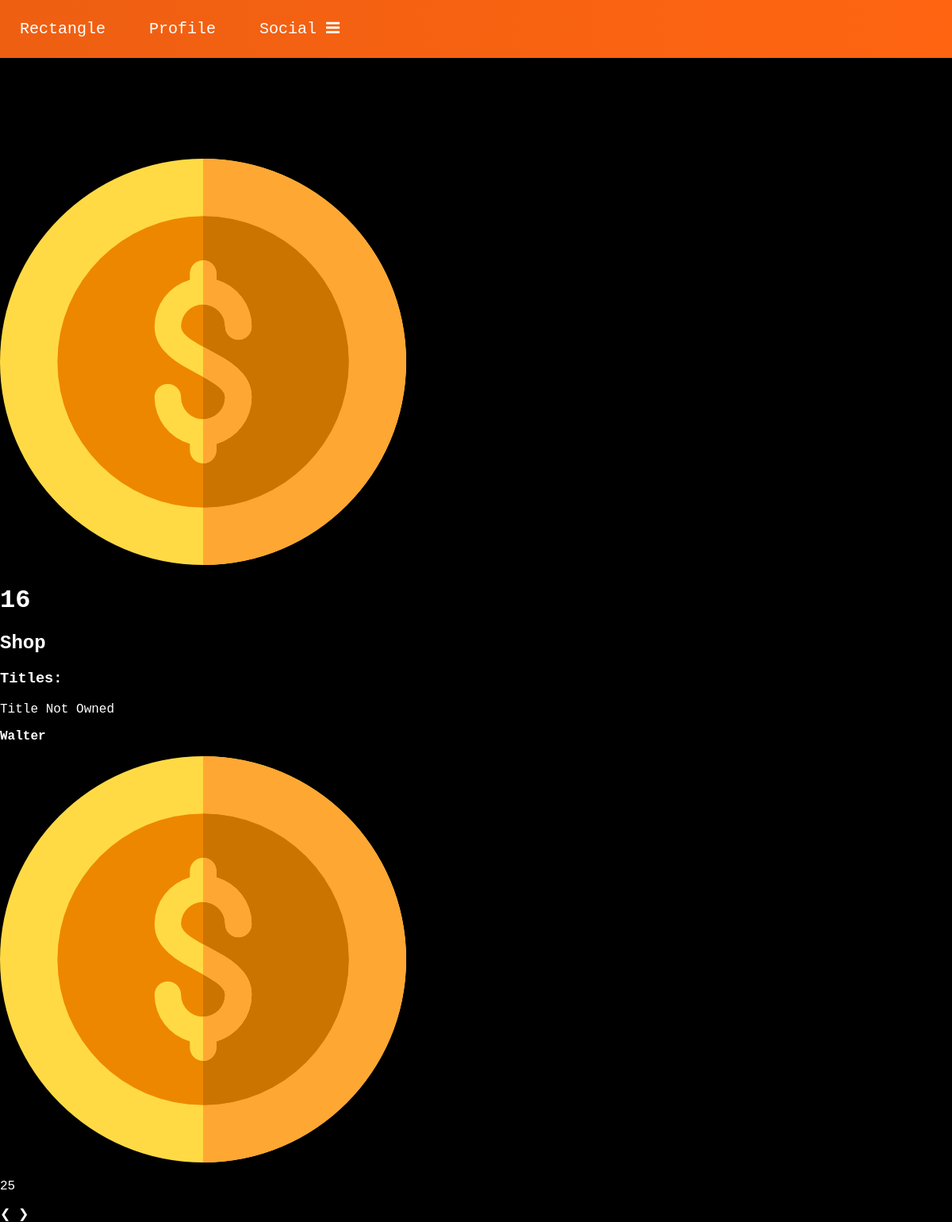
/shop/None (signed in), run on the app's committed database.
### myproject.py (models this page shows, shortened)
class User(db.Model):
    __tablename__ = 'users'
    id = db.Column(db.Integer, primary_key=True, unique=True)
    email = db.Column(db.String(80))
    name = db.Column(db.String(80))
    bio = db.Column(db.String(80))
    password_hash = db.Column(db.String(128))
    post_streak = db.Column(db.Integer, default=0)
    coins = db.Column(db.Integer, default=0)
    accepted_coins = db.Column(db.Integer, default=0)
    event = db.Column(db.Integer, default=0)
    titles = db.relationship("Title", secondary=user_title_association_table)
    admin = db.Column(db.Integer, default=0)
    title = db.Column(db.String(80), default="Newbie")
    user_since = db.Column(db.DateTime())
    following = db.relationship(
        'User', lambda: user_following,
        primaryjoin=lambda: User.id == user_following.c.user_id,
        secondaryjoin=lambda: User.id == user_following.c.following_id,
        backref='followers'
    )
    like_count = db.Column(db.Integer, default=0)
    level = db.Column(db.Integer, default=1)
    like_goal = db.Column(db.Integer, default=3)
    @property
    def password(self):
        raise AttributeError('password is not a readable attribute')
    comments = db.relationship("Comment", back_populates="user")
    event_comments = db.relationship("Event_Comment", back_populates="user")
    posts = db.relationship("Post", back_populates="user")
    event_posts = db.relationship("Event_Post", back_populates="user")
    notifications = db.relationship("Notification", back_populates="user")
    rports = db.relationship("Report", back_populates="user")
    feedbacks = db.relationship("Feedback", back_populates="user")

class Title(db.Model):
    __tablename__ = 'titles'
    id = db.Column(db.Integer, primary_key=True)
    text = db.Column(db.String)
    cost = db.Column(db.Integer)
    users = db.relationship("User", secondary=user_title_association_table)
    selected = db.Column(db.Integer, default=0)
    default =  db.Column(db.Integer)

### myproject.py (the view, shortened to what this page needs)
@app.route('/shop/<id>')
def shop(id):
    titles = Title.query.filter_by(selected=1).all()
    j = []
    one = 0
    two = 0
    three = 0
    for i in titles:
        if i.cost == 25:
            one=i
        elif i.cost == 50:
            two=i
        elif i.cost == 100:
            three=i
    titles = [one, two, three]
    cu = get_current_user()
    return render_template('shop.html', titles=titles, user=cu)

### myproject.py (called while the page is built)
def get_current_user():
    try:
        return User.query.filter_by(name=session["user"]).all()[0]
    except:
        return None

### templates/shop.html (shortened to what this page needs)
{% extends 'base.html' %}
{% block head %}
<link rel="stylesheet" href="{{ url_for('static', filename='notifications.css') }}">
<link rel="stylesheet" type="text/css" media="only screen and (max-width: 480px), only screen and (max-device-width: 480px)" href="{{ url_for('static', filename='events_mobile.css') }}" />
<link rel="stylesheet" type="text/css" media="only screen and (max-width: 480px), only screen and (max-device-width: 480px)" href="{{ url_for('static', filename='shop_mobile.css') }}" />
<link rel="stylesheet" href="https://cdnjs.cloudflare.com/ajax/libs/font-awesome/4.7.0/css/font-awesome.min.css">
{% endblock %}
{% block body %}
<div class="coin_bar">
    <div class="coin_circle"><a href="/addcoins"><img src="/static/uploads/resources/coin.png" class="coin"></a></div>
    <h1>{{user.coins}}</h1>
</div>
<div class="shell">
<h2> Shop </h2>
<div class="cards">
    <h3> Titles: </h3>
    <div class="card fade front" onclick="flipcard()">
        <div class="item" id="low">
            <a class="type" id="type_low">Title</a>
            <a class="owned">
            {% if titles[0] in user.titles %}
            Owned
            {% else %}
            Not Owned
            {% endif %}
            </a>
            <p class="text"><b>{{ titles[0].text }}</b></p>
        </div>
        <div class="container" onclick="location.href = '/shop/{{ titles[0].id }}';">
            <div class="box">
                <img src="/static/uploads/resources/coin.png" class="coin">
                <p>{{ titles[0].cost }}</p>
            </div>
        </div>
    </div>
</div>
  <a class="prev" onclick="plusSlides(-1)">&#10094;</a>
  <a class="next" onclick="plusSlides(1)">&#10095;</a>
</div>
{% endblock %}

### static/base.css (style rules this page uses)
body { font-family: 'Lucida Console', monospace; background-color: black; color: white; margin: 0px; }

### static/base_mobile.css (style rules this page uses)
body { font-family: 'Lucida Console', monospace; background-color: black; color: white; margin: 0px; }

### static/events_mobile.css (style rules this page uses)
.coin_circle { z-index: 1; width: 110px; height: 110px; padding:20px; border-radius: 50%; position: fixed; background-color: #545454; vertical-align:middle; border-color: #424242; border-width: 10px; text-align:center; }
.coin { height: 110px; display: block; margin-left: auto; margin-right: auto; }
.coin_bar { position: fixed; z-index: 1; top: 175px; width: 150px; height: 200px; right: 50px; }
.coin_bar h1 { position: relative; z-index: 1; margin-top: 130px; text-align: center; font-size: 50px; }

### static/shop_mobile.css (style rules this page uses)
h2 { position: absolute; font-size: 60px; top: 200px; left: 60px; }
#low { border: 2px solid #f59f70; background-image: linear-gradient(to right, #ec7331 , #ff6511); }
#type_low { border: 2px solid #f59f70; }
h3 { position: absolute; font-size: 40px; top: 375px; left: 60px; }
.card { display: none; height: 1000px; margin-left: 10%; margin-right: 10%; margin-bottom: 200px; }
.item { padding-top:200px; padding-bottom: 200px; border-bottom: none; border-bottom: none; border-radius: 32px 32px 0px 0px; }
.container { padding: 30px; padding-top: 50px; padding-bottom: 50px; border: 2px solid #575f5b; background-image: linear-gradient(to right, #282c2b , #353a38); border-radius: 0px 0px 32px 32px; }
.box p { font-size: 60px; margin: auto; margin-left: 30px; text-shadow: 2px 2px black; }
.container img { margin: 0; width: 75px; height: 75px; }
.box { margin-left: 15px; margin-right: 85px; width: fit-content; display: flex; }
.shell { margin-top: 500px; }
.text { font-size: 80px; text-align: center; text-shadow: 2px 2px black; }
.prev, .next { cursor: pointer; position: absolute; top: 60%; width: auto; margin-top: -22px; padding: 16px; color: white; font-weight: bold; font-size: 80px; transition: 0.6s ease; border-radius: 0 3px 3px 0; user-select: none; }
.next { right: 15px; border-radius: 3px 0 0 3px; border: 3px #ff6511; }
.prev { left: 15px; border-radius: 3px 0 0 3px; }
.fade { -webkit-animation-name: fade; -webkit-animation-duration: .5s; animation-name: fade; animation-duration: 0.1 s; position: relative; }
.type { position: absolute; top: 30px; left: 30px; font-size: 40px; background: black; padding: 15px 15px; border-radius: 16px; }
.owned { position: absolute; bottom: 360px; right: 30px; font-size: 40px; text-shadow: 2px 2px black; }

### data on the page
User: coins "16"
Title: text "Walter", cost "25"
